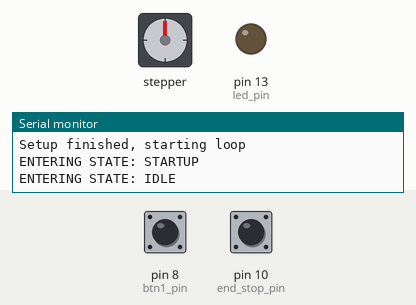
Bench run of a sketch on a simulated Arduino Nano, built with avr-gcc and run on an emulated ATmega328P. Parts: stepper motor, output pins drawn as LEDs (lit = HIGH), the last lines printed to the serial monitor. The inputs (shaded band) are chosen by the test bench; at power-on: pin 8 (btn1_pin) HIGH, pin 10 (end_stop_pin) HIGH. Stepper angles assume 6400 steps per turn.

Above: at 1.2 s.
1.3 s: pin 8 (btn1_pin) pulled LOW for 0.15 s
2.9 s: pin 8 (btn1_pin) pulsed LOW 2 times (0.12 s each, 0.3 s apart)
At 3.39 s:
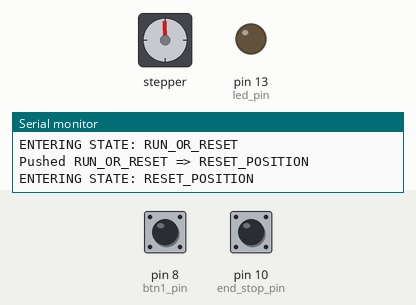
At 4.0 s:
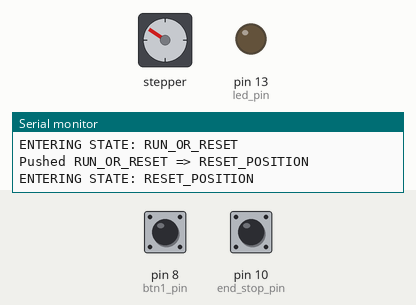
Timing chart, 0 to 20.9 s (numbered marks = the images above; inputs shaded):
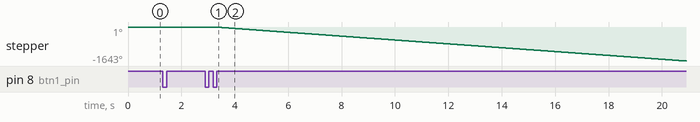

The sketch:

startracker.ino
```cpp
// (licence header left out)
#include <DRV8825.h>

#include "config.h"

// using a 200-step motor (most common)
// pins used are DIR, STEP, MS1, MS2, MS3 in that order
DRV8825 stepper(200, dir_pin, step_pin,
		enable_pin,
		m0_pin, m1_pin, m2_pin);

#include <Switch.h>

#if DEBUG
#define dprint(x) Serial.println(x)
#else
#define dprint(x)
#endif

#if WEAK_DEBUG
#define dwprint(x) Serial.println(x)
#else
#define dwprint(x)
#endif

#if MODERATE_DEBUG
#define mprint(x) Serial.println(x)
#else
#define mprint(x)
#endif

//other info needed:
//ratio between the large gear and the small one=0.2549

// Science here !
#include "teeth_config.h"

static const float nr_teeth_small = CONFIG_TEETH_SMALL; // 13.0
static const float nr_teeth_big = CONFIG_TEETH_BIG; // 51.0

// Use immediate value. Using symbolic values leads to incorrect value.
static const float earth_rot_speed_rad_msec = 7.272205e-8; //2*PI / (1440*60);

//static const float coef = 2*PI*axis_hinge_dist_mm * nr_teeth_big / (bolt_thread_mm * nr_teeth_small);

static const unsigned int microstepping_div = 32;
static const unsigned int nr_steps = 200 * microstepping_div;

static const float stepper_gear_rad_per_step = (2*PI) / nr_steps;

#if MODERATE_DEBUG || DEBUG
static unsigned int loop_count = 0;
#endif

struct rot_state_t {
  unsigned long elapsed_time_millis;
  float stepper_gear_rot_rad = 0;
};

static float get_expected_stepper_rot(rot_state_t *s);

// The init function simply skips time from the 0 (hinge is closed) to
// the initial state configured by the initial_rod_deploy value.  When
// hinge is opening, it's really simply skipping time. When hinge is
// closing, there is a change in reference for the angle.
//
// If hinge opening mode, angle here is simply the angle formed by the
// moving plate and the fixed plate, constrained by the initial rod
// deployment.
//
// In hinge closing mode, angle is computed the same way, but the
// reference is still 0 with the earth rotation growing, so we take
// the complementary (PI - a).
static void init_rot_state(struct rot_state_t *state) {
  if (hinge_opening)
    state->elapsed_time_millis = atan(initial_rod_deploy / axis_hinge_dist_mm) / earth_rot_speed_rad_msec;
  else
    state->elapsed_time_millis = (PI - atan(initial_rod_deploy / axis_hinge_dist_mm)) / earth_rot_speed_rad_msec;

  state->stepper_gear_rot_rad = get_expected_stepper_rot(state);
}

static const unsigned int btn1_pin = 8;
Switch button1Switch = Switch(btn1_pin);

// static const unsigned int btn2_pin = 5;
// static const unsigned int btn3_pin = 6;
static const unsigned int end_stop_pin = 10;

#define ENABLE_LED_BLINK (0)

#define USE_ACTIVE_WAIT (1)
static const int use_active_wait = USE_ACTIVE_WAIT;
static const long active_threshold = 10;

static struct {
  unsigned long period;
  unsigned long deadline;
  unsigned long remain;
  unsigned int  expired;
} active_timer;

static unsigned long global_period_msec = 100;//(2*60+51)*1000;

static enum control_state_e {
  STARTUP = -1,
  IDLE = 0,
  RUN  = 1,
  RUN_OR_RESET = 2,
  RESET_POSITION = 3,
} control_state = STARTUP;

#define DUMP(v) do {				\
    Serial.print(#v " ");			\
    Serial.println(v, 10);			\
  } while(0)

#if DEBUG || MODERATE_DEBUG
static void debug_long(rot_state_t *s){
  const unsigned long ellapsed_in_msec = s->elapsed_time_millis;
  DUMP(ellapsed_in_msec);
  DUMP(earth_rot_speed_rad_msec);
  DUMP(axis_hinge_dist_mm);
  DUMP(nr_teeth_big);
  DUMP(nr_teeth_small);
  DUMP(bolt_thread_mm);
  DUMP(PI);
}
#endif

// Returns the value in radian the motor should have turned to reach
// the current value of earth rotation since the beggining.
static float
get_expected_stepper_rot(rot_state_t *s)
{
  float a = earth_rot_speed_rad_msec * s->elapsed_time_millis /* ellapsed_in_sec */;

  if (hinge_opening)
    a = PI - a;

  const float r = tan(a)
    * axis_hinge_dist_mm
    * 2 * PI
    * nr_teeth_big
    / (bolt_thread_mm * nr_teeth_small);

#if DEBUG || MODERATE_DEBUG

#if MODERATE_DEBUG
  if (!(loop_count % 100)) {
#endif
    debug_long(s);

    Serial.print("Angle final: ");
    Serial.println(r);

#if MODERATE_DEBUG
  }
#endif /* MODERATE_DEBUG */
#endif /* DEBUG */
  return r;
}

// Returns the length of the rod really deployed.
static float
get_rod_deploy (rot_state_t *s)
{
  float a = s->elapsed_time_millis * earth_rot_speed_rad_msec;

  if (!hinge_opening)
    a = PI - a;

  return tan(a) * axis_hinge_dist_mm;
}

// Returns the number of steps and the direction needed to reach given
// rotation angle in radian.
static int
get_step_number(rot_state_t *s, float expected_rotation)
{
  const float angle_diff = expected_rotation - s->stepper_gear_rot_rad;
  const float fsteps = angle_diff / stepper_gear_rad_per_step;
  const int steps = floor(fsteps);

#if DEBUG
  Serial.print("current rot:");
  Serial.println(s->stepper_gear_rot_rad, 6);
  Serial.print("diff :");
  Serial.print(angle_diff, 6);
  Serial.print(" needed steps : ");
  Serial.print(steps);
  Serial.print(" with fsteps: ");
  Serial.println(fsteps);

  const float round_per_minutes = (60000/global_period_msec)*fsteps*stepper_gear_rad_per_step;
  Serial.print("RAD per minutes (stepper) : ");
  Serial.println(round_per_minutes, 6);
  const float round_per_minutes_drive = round_per_minutes * (nr_teeth_small / nr_teeth_big);
  Serial.print("RAD per minutes (drive) : ");
  Serial.println(round_per_minutes_drive, 6);
#endif
  return steps;
}

// Make the motor move to desired angle
static void
set_stepper_rotation(rot_state_t *s, float angle)
{
  const int needed_steps = get_step_number(s, angle);
  if (stepper_direction) {
    stepper.move(needed_steps);
  } else {
    stepper.move(-needed_steps);
  }

  s->stepper_gear_rot_rad += needed_steps * stepper_gear_rad_per_step;
}

static void
start_timer(unsigned long period)
{
#if DEBUG
  Serial.println("start timer");
#endif

  if (use_active_wait) {
    // be careful: remain is signed and period is unsigned.
    active_timer.period = active_timer.remain = period;
    active_timer.deadline = millis() + period;
  }

#if DEBUG == 2
  Serial.print("Start Timer: ");
  Serial.println(active_timer.remain);
#endif

}

static void
stop_timer(void)
{
  if (use_active_wait){
    active_timer.deadline = active_timer.remain = 0;
  }

  //disable timer interrupt
  // disable timer
}

static void
handle_active_timer(void)
{

#if DEBUG == 2
  Serial.print("Timer: ");
  Serial.println(active_timer.remain);
#endif
  unsigned long current_time = millis();

  if (active_timer.deadline){
    active_timer.remain = active_timer.deadline - current_time;
    if (active_timer.remain > active_timer.deadline) {
      // unsigned underflow
      active_timer.remain = 0;
    }
  } else {
    return;
  }

  if (active_timer.remain <= active_threshold) {
    active_timer.remain = active_timer.period;
    active_timer.deadline = current_time + active_timer.period;
    active_timer.expired++;

#if DEBUG || MODERATE_DEBUG
    loop_count++;
#endif

#if DEBUG
    Serial.println("Timer expired");
    Serial.println(active_timer.expired);
    Serial.println(active_timer.remain);
    Serial.println(loop_count);
#endif
  }
}

#if WEAK_DEBUG
static bool new_state = true;

#define STATE(name)				\
  if (new_state) {				\
    Serial.print("ENTERING STATE: ");		\
    Serial.println(#name);			\
    new_state = false;				\
  }
#define NEXT_STATE(name)			\
  do {						\
    new_state = true;				\
    control_state = name;			\
  } while(0)

#else
#define STATE(name)
#define NEXT_STATE(name)			\
  control_state = name;

#endif

// this needs to be reset
static struct rot_state_t rot_state;

static void
control_automata(void)
{

#if DEBUG == 2
  Serial.println("Automata step...");
#endif

  button1Switch.poll();

  switch(control_state){
  case STARTUP: // Should happen only once
    STATE(STARTUP);
    NEXT_STATE(IDLE);
    break;

  case IDLE:
    STATE(IDLE);
    if (button1Switch.pushed()) {
      NEXT_STATE(RUN_OR_RESET);
      dwprint("Pushed: IDLE => RUN_OR_RESET");
    }

    break;

  case RUN_OR_RESET: {
    STATE(RUN_OR_RESET);
    unsigned long reset_delay = millis() + 500;
    NEXT_STATE(RUN);

    // stepper will be used in both exit states
    stepper.enable();

    while(millis() < reset_delay) {
      button1Switch.poll();

      if (button1Switch.pushed()) {
	NEXT_STATE(RESET_POSITION);
	dwprint("Pushed RUN_OR_RESET => RESET_POSITION");
	break;
      }
    }

    if (control_state == RUN) { // means not pushed during waiting time
      dwprint("NOT Pushed RUN_OR_RESET => RUN");
      start_timer(global_period_msec);
    }
    break;
  }
  case RUN:
    STATE(RUN);
    if (button1Switch.pushed()) {
      dwprint("Short press RUN => IDLE");
      stop_timer();
      stepper.disable();
      NEXT_STATE(IDLE);
    } else if (get_rod_deploy(&rot_state) < min_rod_deploy) {
      dwprint("Min value for hinge reached, RUN => IDLE");
      stop_timer();
      stepper.disable();
      NEXT_STATE(IDLE);
    } else if (active_timer.expired) {
      active_timer.expired--;
      // emit_motor_step();
      // step_motor();
      rot_state.elapsed_time_millis += active_timer.period;
      const float expected_rot = get_expected_stepper_rot(&rot_state);
      set_stepper_rotation(&rot_state, expected_rot);

#if ENABLE_LED_BLINK
      blink_led();
#endif
    }

    break;

  case RESET_POSITION: {
    STATE(RESET_POSITION);
    unsigned long debounce_reset = millis();
    int reset_done = 0;

    while(!reset_done) {
      if (stepper_direction) {
	stepper.move(-1);
      } else {
	stepper.move(1);
      }

      int level = digitalRead(end_stop_pin);
      if ( level == HIGH) {
	debounce_reset = millis();
      } else {
	if (millis() - debounce_reset > 50) {
	  reset_done = 1;
	}
      }
    }
    init_rot_state(&rot_state);
    NEXT_STATE(IDLE);
    stepper.disable();
    dwprint("Finished RESET, => IDLE");
    break;
  }
  }

#if DEBUG == 2
  Serial.println("End of Automata step...");
#endif

}

void
setup()
{
  // debug output
  Serial.begin(serial_speed);

  dwprint("Serial setup");

  // Set target motor RPM to 1RPM
  stepper.setRPM(30);
  // Set full speed mode (microstepping also works for smoother hand movement
  stepper.setMicrostep(microstepping_div);
  dwprint("Microstepping is");
  dwprint(microstepping_div);

  stepper.disable();

  // Setup PIN as GPIO output
  pinMode(led_pin, OUTPUT);    // LED pin

  // Button input with pullups enable
  //  pinMode(btn1_pin, INPUT);
  // pinMode(btn2_pin, INPUT_PULLUP);
  // pinMode(btn3_pin, INPUT_PULLUP);
  pinMode(end_stop_pin, INPUT_PULLUP);

  // Initial setup for motor driver
  // digitalWrite(led_pin, HIGH);
  // delay(200);    // Initial delay
  // digitalWrite(led_pin, LOW);

  init_rot_state(&rot_state);

  dwprint("Setup finished, starting loop");
}

void
loop(void)
{
  if (use_active_wait)
    handle_active_timer();

  control_automata();
}
```

config.h
```cpp
#pragma once

/* Use Arduino NANO led for enable pin of motor.
   Easy way to monitor activity */
static const unsigned int led_pin = 13;

/* DRV8825 pin setup */
static const unsigned int enable_pin = led_pin;
static const unsigned int step_pin = 3;
static const unsigned int dir_pin = 2;
static const unsigned int m0_pin = 6;
static const unsigned int m1_pin = 5;
static const unsigned int m2_pin = 4;

/* set to true/false to change rotation direction */
static const bool stepper_direction = true;

/* Distance between hinge and threaded-rod */
static const float axis_hinge_dist_mm = 200;

/* Initial deployment of threaded rod in millimeters */
static const float initial_rod_deploy = 30;

/* Smallest value for hinge. Going lower would damage the gears/motors */
static const float min_rod_deploy = 30;

/* millimeters per rotation of the threaded-rod */
static const float bolt_thread_mm = 1.25;

/* If true, the hinge is getting opened. If false, hinge is getting
   closed.  When hinge is closing, gravity is helping. When opening,
   motor is working against gravity.
*/
static const bool hinge_opening = true;

/* When using debug over UART */
static const unsigned long serial_speed = 115200UL;

/* For things that could have real impact on execution */
#ifndef DEBUG
#define DEBUG (0)
#endif

/* For things that may have an impact, but should still be okay */
#ifndef MODERATE_DEBUG
#define MODERATE_DEBUG (0)
#endif

/* For very light debug that has *no* chance to interfere */
/* significatively with execution */
#ifndef WEAK_DEBUG
#define WEAK_DEBUG (1)
#endif
```

teeth_config.h
```cpp
#pragma once
#define CONFIG_TEETH_SMALL 13.0
#define CONFIG_TEETH_BIG 51.0
```

Measured:
- after the input at 2.9 s, stepper: keeps turning counter-clockwise at about 93°/s, starting after 0.35 s
